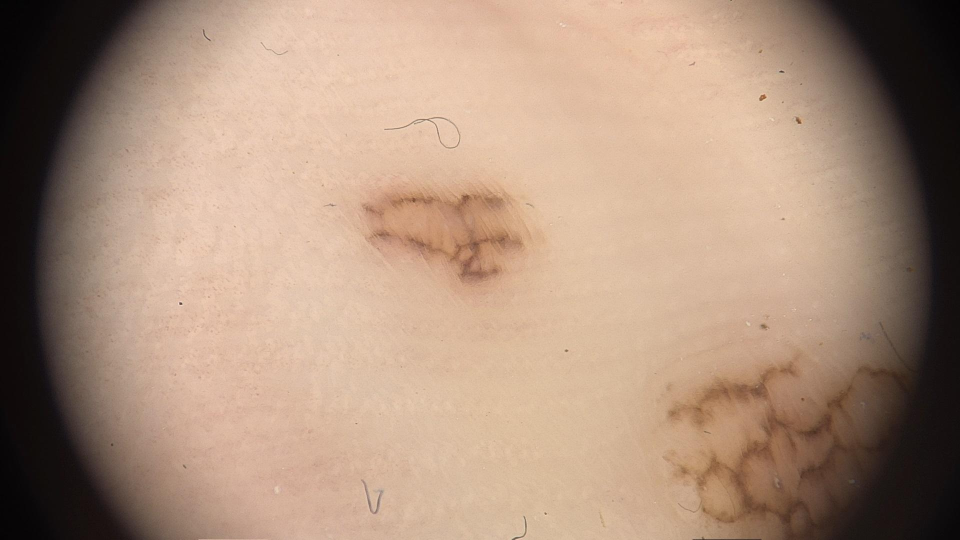
#> input picture Images/Lunares/1.jpg, 1920 x 1080 px (shown at 1/2 size); its folder holds only this picture in this run
$ python charExtraction.py
#> lines starting #> are read from the running program, lines starting #| are printed output that depends on the picture; after the words box and inside, x2 and y2 are one past the last pixel; in counts of white or black regions, pixels touching at a corner belong together
import cv2
import numpy as np
import graphicFunctions as gf
import functions as f
'''
Procesamiento en general:

1. Filtro de mediana (matlab: medfilt2 opencv: medianBlur). Otros filtros
    - blur()
    - GaussianBlur()
    - MedianBlur()
    - BilateralBlur()

    Median Blur es un filtro muy efectivo para la eliminacion de ruido "sal y pimienta",
    este filtro permite conservar los bordes de una imágen después de filtrar
    el ruido

2. Cambio de espacio de color
    - Se lleva los espacios de color CMYK y HSV
    - Se muestra Y y S para identificar con cuál es má fácil extraer la región

3. Umbralización
    - Umbralización de la imágen en escala de grises utilizando el método OTSU
    - OTSU se encarga de minimizar la varianza de los píxeles blancos y negros

4. Transformaciones morfológicas
    - Close: dilatación + erosión, sirve para cerrar o rellenear huecos
    - Open: erosión + dilatación, sirve para eliminar basura o ruido
'''

def bwareaopen(img, min_size, connectivity=8):
    """Remove small objects from binary image (approximation of
    bwareaopen in Matlab for 2D images).

    Args:
        img: a binary image (dtype=uint8) to remove small objects from
        min_size: minimum size (in pixels) for an object to remain in the image
        connectivity: Pixel connectivity; either 4 (connected via edges) or 8 (connected via edges and corners).

    Returns:
        the binary image with small objects removed
    """

    # Find all connected components (called here "labels")
    num_labels, labels, stats, centroids = cv2.connectedComponentsWithStats(img, connectivity=connectivity)

    # check size of all connected components (area in pixels)
    for i in range(num_labels):
        label_size = stats[i, cv2.CC_STAT_AREA]

        # remove connected components smaller than min_size
        if label_size < min_size:
            img[labels == i] = 0

    return img

archivo = open('../data/data.csv', 'a+')
archivo.write('imgName,area,convexArea,perimeter,maEllipse,MaEllipse,diameter,eccentricity\n')

for i in range(1,9):

    file = '../Images/Lunares/'+str(i)+'.jpg'
    img = cv2.imread(file)
#> img is the input picture: shape (1080, 1920, 3); mean B, G, R 124, 143.9, 171.2
    img = cv2.resize(img, (420,220)) # Redimensionado del frame
#> img: shape (220, 420, 3)

    filteredImg = cv2.medianBlur(cv2.medianBlur(cv2.medianBlur(img,3),3),3)

    cv2.imshow("Original vs Filtered Image", np.concatenate((img,filteredImg), axis=1))
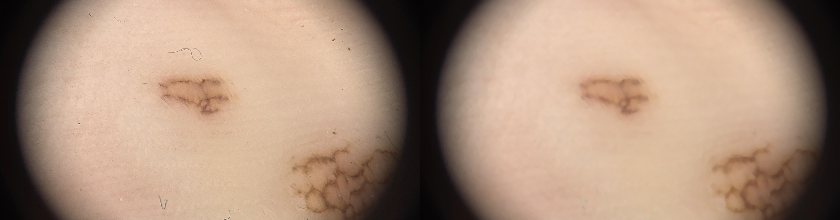
#> window 'Original vs Filtered Image': shape (220, 840, 3); mean B, G, R 124, 143.9, 171.2
    #cv2.waitKey(0)
    #cv2.destroyAllWindows()

    # -------------------------------------------------------------------------------------------------- REPRESENTACION HSV

    h,s,v = cv2.split(cv2.cvtColor(filteredImg,cv2.COLOR_BGR2HSV))
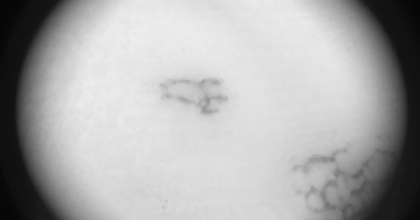
#> v: shape (220, 420); min 4, max 238, mean 171.3

    #hsv_img = cv2.cvtColor(filteredImg, cv2.COLOR_BGR2HSV)


    bgrdash = filteredImg.astype(np.float64)/255.
    # Calculate K as (1 - whatever is biggest out of Rdash, Gdash, Bdash)
    K = 1 - np.max(bgrdash, axis=2)
    # Calculate C
    C = (1-bgrdash[...,2] - K)/(1-K)
    # Calculate M
    M = (1-bgrdash[...,1] - K)/(1-K)
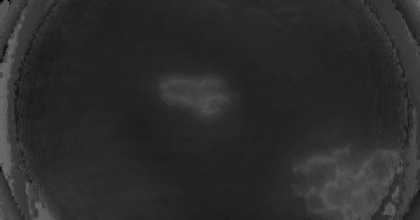
#> M: shape (220, 420) float64; min 0, max 0.438, mean 0.174
    # Calculate Y
    Y = (1-bgrdash[...,0] - K)/(1-K)
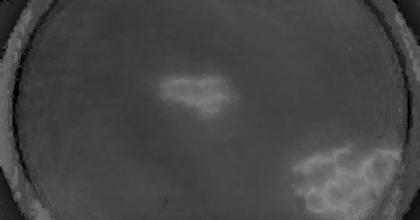
#> Y: shape (220, 420) float64; min 0, max 0.551, mean 0.275
    # Combine 4 channels into single image and re-scale back up to uint8
    # CMYK = (np.dstack((C,M,Y,K)) * 255).astype(np.uint8)


    Ybw = (Y*255).astype(np.uint8)

    #cv2.imshow("S (hsv) and Y(cmyk)",  np.concatenate((s,Ybw), axis=1))
    #cv2.waitKey(0)
    #cv2.destroyAllWindows()

    # --------------------------------------------------------------------------------------------------- BINARIZACION OTSU

    # -------- Binarizacion por medio del metodo Otsu, el cual escoge un valor medio que reduzca la varianza
    # -------- es el método que se implementa la funcion threshold de matlab

    _, yThresholded = cv2.threshold(Ybw,0,255,cv2.THRESH_BINARY | cv2.THRESH_OTSU)
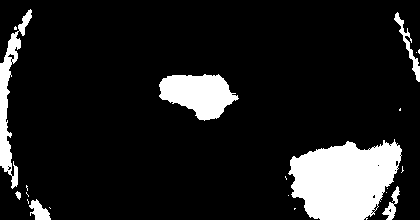
#> yThresholded: shape (220, 420); 12.5% white; 21 white regions (14 under 20 px), largest, box (x1, y1, x2, y2) and area: (288, 139, 402, 220) 6609, (159, 74, 239, 121) 2416, (0, 9, 32, 189) 1573

    _, sThresholded = cv2.threshold(s,0,255,cv2.THRESH_BINARY | cv2.THRESH_OTSU)
#> sThresholded: shape (220, 420); 12.5% white; 24 white regions (16 under 20 px), largest, box (x1, y1, x2, y2) and area: (288, 139, 402, 220) 6572, (159, 74, 239, 121) 2381, (0, 9, 32, 189) 1597

    cv2.imshow('Thresholded Images', np.concatenate((yThresholded, sThresholded), axis=1))
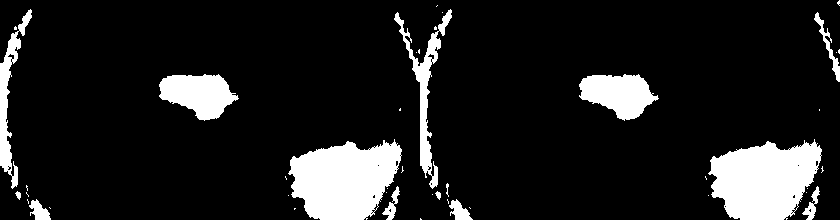
#> window 'Thresholded Images': shape (220, 840); 12.5% white; 44 white regions (30 under 20 px), largest, box (x1, y1, x2, y2) and area: (288, 139, 402, 220) 6609, (708, 139, 822, 220) 6572, (159, 74, 239, 121) 2416

    ## https://docs.opencv.org/4.x/d9/d61/tutorial_py_morphological_ops.html
    kernel = np.ones((5,5),np.uint8)

    # Erosion (quitar basura externa)
    #erosion = cv2.erode(yThresholded,kernel,iterations = 2)

    # Dilatacion (Rellenar huecos y recuperar tamanio)
    #dilation = cv2.dilate(erosion,kernel,iterations = 2)

    morphology = cv2.morphologyEx(yThresholded, cv2.MORPH_CLOSE, kernel, iterations=3)
#> morphology: shape (220, 420); 14.2% white; 5 white regions (1 under 20 px), largest, box (x1, y1, x2, y2) and area: (285, 139, 404, 220) 7692, (159, 74, 239, 121) 2470, (0, 9, 51, 220) 2413, (394, 12, 420, 82) 497

    morphology = cv2.morphologyEx(morphology, cv2.MORPH_OPEN, kernel, iterations=3)
#> morphology: shape (220, 420); 12.6% white; 5 white regions, box (x1, y1, x2, y2) and area: (290, 142, 402, 220) 7590, (159, 74, 230, 119) 2391, (0, 52, 12, 172) 1217, (30, 207, 51, 220) 272, (412, 49, 420, 71) 175


    #cv2.imshow('Close and Opening', dilation)

    # ----------------------------------------------------------------------------- RELLENADO DE HUECOS, TENCNICA FLOODFILL

    # Copy the thresholded image.
    # im_floodfill = im_th.copy()

    # Mask used to flood filling.
    # Notice the size needs to be 2 pixels than the image.
    #h, w = closedOpened.shape[:2]
    #mask = np.zeros((h + 2, w + 2), np.uint8)

    # Floodfill from point (0, 0) - Rellena los puntos conectados con blanco, con flag por defecto que es de 4
    #cv2.floodFill(im_floodfill, mask, (0, 0), 255, flags=8);

    # Invert floodfilled image - Imagen invertida
    #im_floodfill_inv = cv2.bitwise_not(im_floodfill)

    # Combine the two images to get the foreground.
    #im_out = im_th | im_floodfill_inv

    # Display images.
    #cv2.imshow("Relleno de huecos", im_out)

    #cv2.waitKey(0)
    #cv2.destroyAllWindows()

    # --------------------------------------------------------------------------------- ELIMINACION DE ELEMENTOS EXTERIORES

    # add 1 pixel white border all around (se busca eliminar todo lo conectado con el borde creado)

    pad = cv2.copyMakeBorder(morphology, 1,1,1,1, cv2.BORDER_CONSTANT, value=255)
#> pad: shape (222, 422); 13.8% white; 2 white regions, box (x1, y1, x2, y2) and area: (0, 0, 422, 222) 10538, (160, 75, 231, 120) 2391
    #cv2.imshow("Image With Border", pad)

    h, w = pad.shape
#> h = 222; w = 422

    # create zeros mask 2 pixels larger in each dimension, la suma de 2 a cada dimension, es por formula practicamente
    mask = np.zeros([h + 2, w + 2], np.uint8)

    # floodfill pone en negro todo lo que se conecto con el borde creado
    # floodfill params:
    #   imagen a procesar
    #   mascara para rellenado
    #   punto de partida o de origen de aplicacion del algoritmo (0,0)
    #   nuevo valor a aplicar a los pixeles conectado al punto de partida u origen
    #   Tolerancia minima en el brillo o color para el rellenado
    #   Tolerancia maxima en el brillo o color para el rellenado
    #   Flags, son la cantidad de pixeles alrededor para aplicar el algoritmo que rellena de cierto color

    img_floodfill = cv2.floodFill(pad, mask, (0,0), 0, (5), (0), flags=8)[1]
#> img_floodfill: shape (222, 422); 2.6% white; 1 white region, box (x1, y1, x2, y2) and area: (160, 75, 231, 120) 2391


    # remove border and closing
    img_floodfill = cv2.morphologyEx(img_floodfill[1:h-1, 1:w-1], cv2.MORPH_CLOSE, kernel, iterations=2)
#> img_floodfill: shape (220, 420); 2.6% white; 1 white region, box (x1, y1, x2, y2) and area: (159, 74, 230, 119) 2391
    #cv2.imshow("Floodfill image REMOVE BORDER", img_floodfill)

    #cv2.imshow("Floodfill image", img_floodfill)

    #Area open to delete small objects
    bwareaopen(img_floodfill, 1500)
#> in bwareaopen, `num_labels, labels, stats, centroids = cv2.connectedComponentsWithStat..`: num_labels = 2; stats = [[0, 0, 420, 220, 90009], [159, 74, 71, 45, 2391]]; centroids = [[209.8, 109.9], [196.9, 93.23]]
#> the loop in bwareaopen, `for i in range(num_labels):` made 2 passes
#> label_size on passes 1 to 2: 90009, 2391

    extracted = cv2.bitwise_and(filteredImg, filteredImg, mask=img_floodfill)
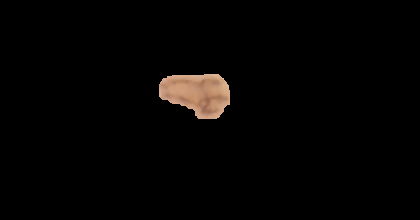
#> extracted: shape (220, 420, 3); mean B, G, R 3, 3.8, 5

    # show the images
    cv2.imshow("Extracted", extracted)

    key = cv2.waitKey(0)
#> (key q is pressed here)

    if key == ord('q'):
        cv2.destroyAllWindows()
        break
    elif  key == ord('c'):
        cv2.destroyAllWindows()
    else:
        try:
            image = img_floodfill
            _, _, stats, centroids = cv2.connectedComponentsWithStats(image) #Se hace una segmentación para la identificación de los objetos

            #Stats contiene: Leftmost (x), Topmost(y), Width, Height y área(pixeles) de cada objeto
            #centroids contiene los centroides de cada uno de los objetos

            stats = np.delete(stats, 0, 0)              #elimina las estadisticas del primer label que es el fondo
            centroids = np.delete(centroids, 0, 0)      #elimina el centroide del primer label que es el fondo

            if len(centroids) != 1:
                print('None or more than 1 object are detected')

            img2show = np.concatenate((gf.brect(image, stats), gf.area(image, stats), gf.convex_hull(image)), axis=1)
            img2show = np.concatenate((img2show, np.concatenate((gf.convex_area(image), gf.convex_image(image), gf.perim(image, centroids)), axis=1)), axis=0)
            img2show = np.concatenate((img2show, np.concatenate((gf.ellips(image), gf.eccent(image), gf.equivD(image, stats)), axis=1)), axis=0)

            cv2.imshow('Characteristics', img2show)
            cv2.waitKey(0)
            cv2.destroyAllWindows()

            archivo.write(file.split('/')[-1]+","+f.getAllFeatures(image)+'\n')


        except:
            print('Error en la extracción de las características')

    #print("Getting all features: (area + convexArea + perimeter + ellipse + diameter + eccentricity) \n\n", f.getAllFeatures(image),"\n\n", 45*"-")

archivo.close()
